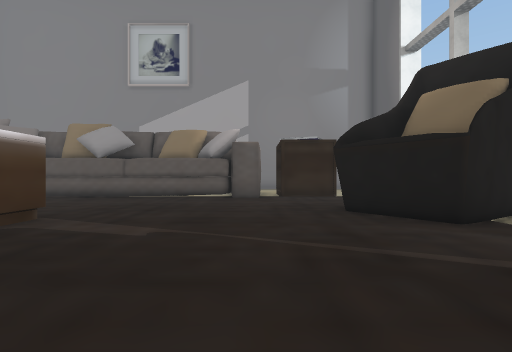
[1] (above)

21 first-person views from a walk through a scene from a Unity 3-D project. The camera is 1.4 m above the floor, looks level and sees 80° across. The floor is counted in squares, 2 m on a side. Each view is taken from the middle of a square. On the plan, view 1 faces up. The plan holds only what a view shows up to about 10 squares ahead; the rest is blank. The place goes on beyond the plan. The player character is not drawn. Some surface patterns are stand-ins.

[2]
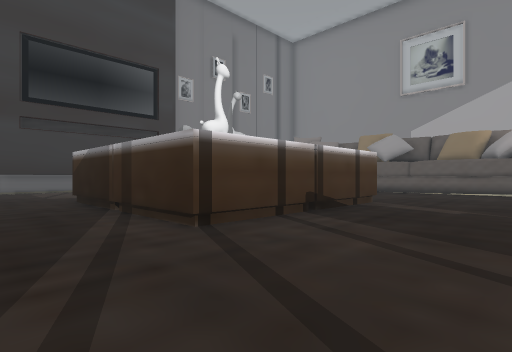

[3]
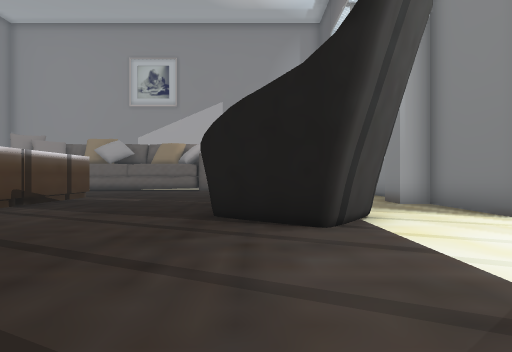

[4]
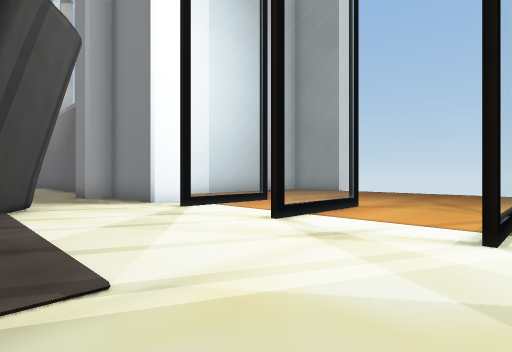

[5]
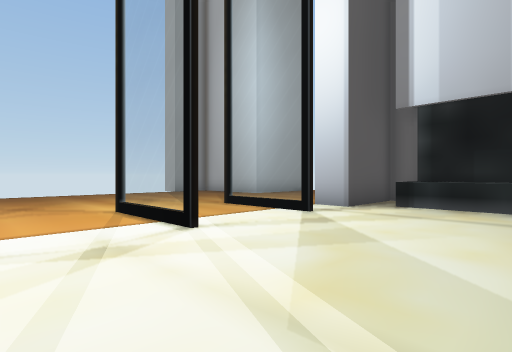

[6]
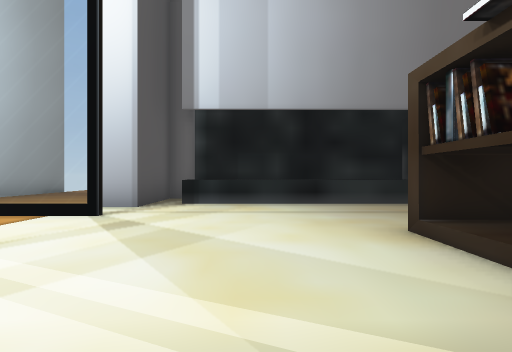

[7]
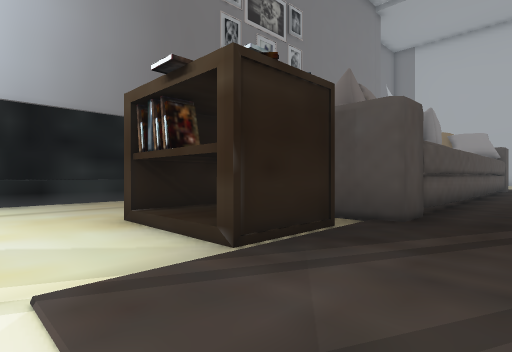

[8]
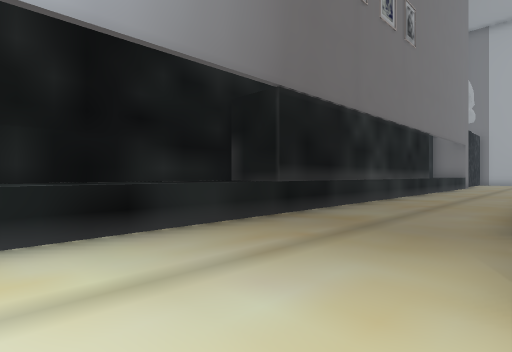

[9]
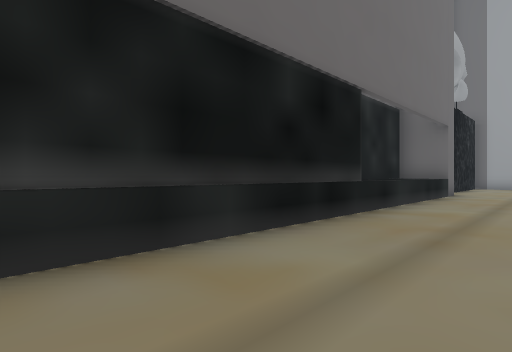

[10]
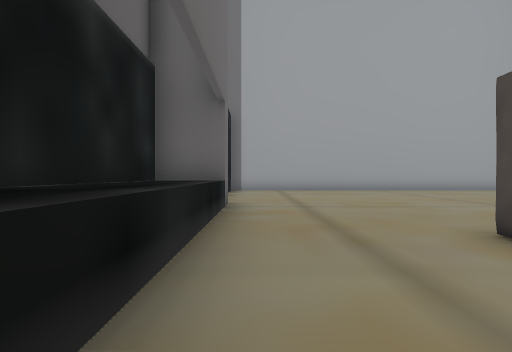

[11]
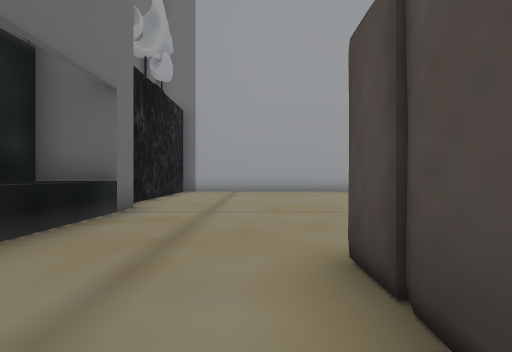

[12]
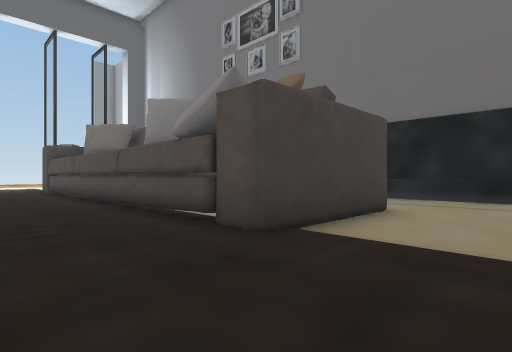

[13]
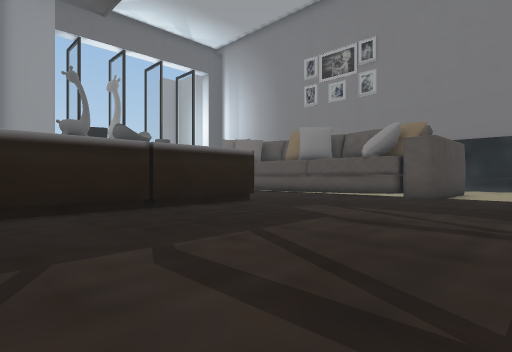

[14]
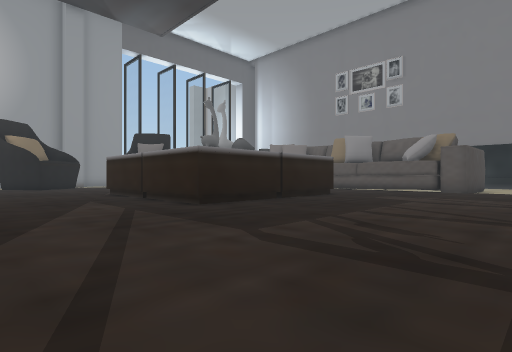

[15]
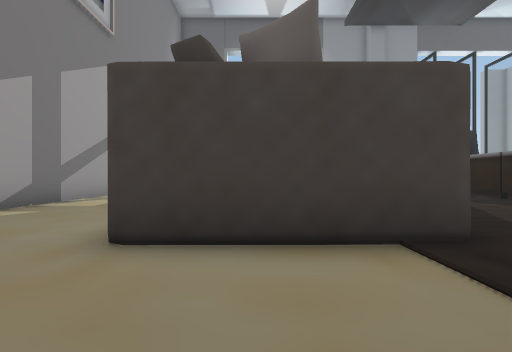

[16]
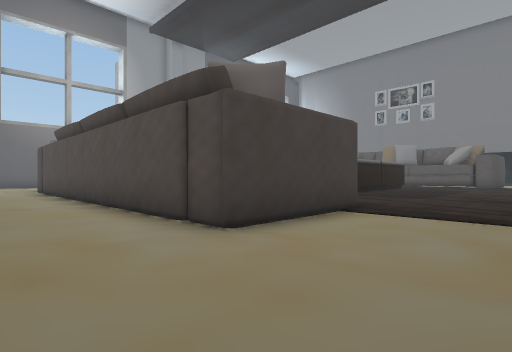

[17]
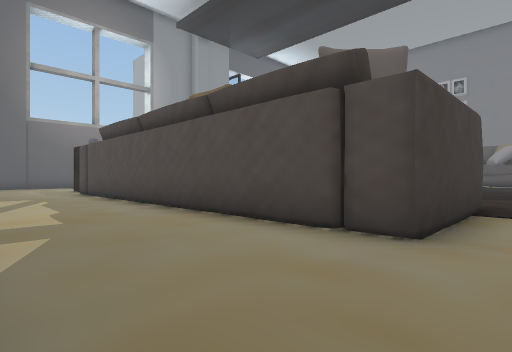

[18]
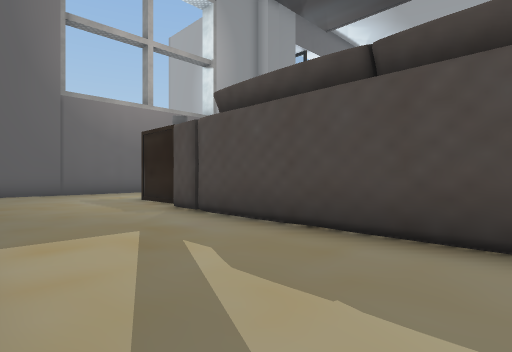

[19]
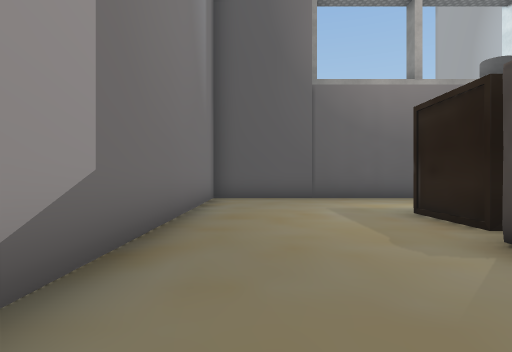

[20]
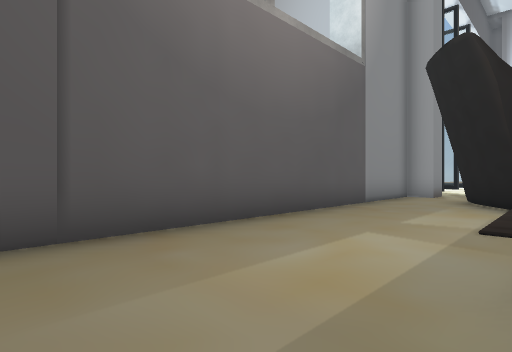

[21]
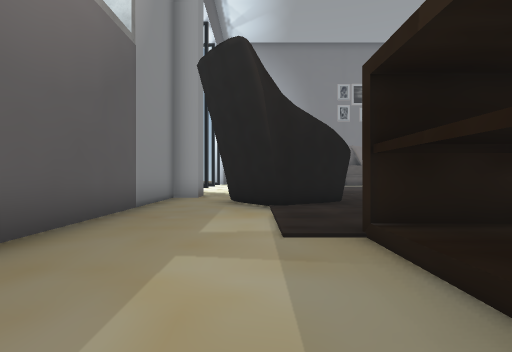

### Floor plan
Key: @ floor where view 1 was taken; # wall or solid block; . floor; = window, fence, low wall or low ledge; ^ raised ledge; T table.
Columns run from 20 left of view 1 to 15 right of it. Each row starts with its distance up from view 1.
 18            #####   #########
 17        ....................#
 16      ......................#
 15      ......................#
 14      ......................#
 13      ...###############....#
 12      ...#            ##....#
 11      ...#           ###....#
 10       ..#    ########......#
  9      ......   .............#
  8      ......................#
  7      ..................##..#
  6      .................###..#
  5      ......T##T##......##..#
  4      ......##   #.........##
  3      ......#    #..........#
  2      ......T    #.....  ...#
  1      ......#    #.....  #..#
  0      ......#    #...@.## ...
 -1       .................#...===..
 -2      ...........................
 -3      ........................  ...
 -4  ..  ......................===.....
 -5  .......############................
 -6 ........#          # ##....===......
 -7 ........#            ##............
 -8 ........##          .##...........
 -9 ...........................===...
-10 ............................  ..
-11 ...........................#
-12 ....#^^^^^^#########^^^^^^.# ...
-13 ### #^^^^^         #^^^^^^.# ...
-14                           ##  ..

Where each view was taken, in squares from view 1:
view 1: 0 up, 0 right, facing up
view 2: 3 down, 0 right, facing up-left
view 3: 5 down, 2 right, facing up
view 4: 7 down, 3 right, facing up-right
view 5: 4 down, 3 right, facing down-right
view 6: 4 down, 4 right, facing down
view 7: 3 down, 4 right, facing down-left
view 8: 8 down, 4 right, facing down-left
view 9: 9 down, 4 left, facing down-left
view 10: 11 down, 9 left, facing left
view 11: 9 down, 10 left, facing left
view 12: 2 down, 15 left, facing down-right
view 13: 5 up, 15 left, facing down-right
view 14: 9 up, 15 left, facing down-right
view 15: 12 up, 15 left, facing right
view 16: 16 up, 15 left, facing down-right
view 17: 17 up, 13 left, facing down-right
view 18: 17 up, 6 left, facing down-right
view 19: 16 up, 3 left, facing right
view 20: 15 up, 3 right, facing down-right
view 21: 14 up, 4 right, facing down
